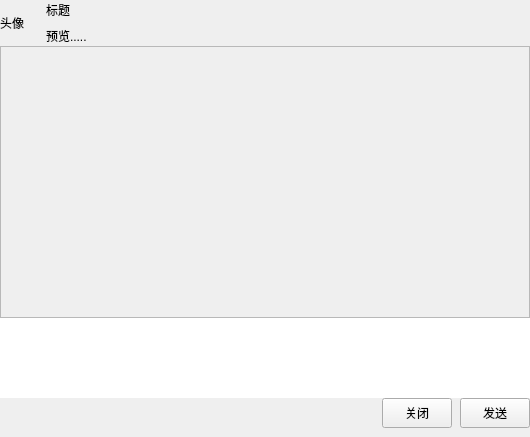
<?xml version="1.0" encoding="UTF-8"?>
<ui version="4.0">
 <class>ChatForm</class>
 <widget class="QWidget" name="ChatForm">
  <property name="geometry">
   <rect>
    <x>0</x>
    <y>0</y>
    <width>530</width>
    <height>437</height>
   </rect>
  </property>
  <property name="windowTitle">
   <string>Form</string>
  </property>
  <layout class="QVBoxLayout" name="verticalLayout_2">
   <property name="spacing">
    <number>0</number>
   </property>
   <property name="leftMargin">
    <number>0</number>
   </property>
   <property name="topMargin">
    <number>0</number>
   </property>
   <property name="rightMargin">
    <number>0</number>
   </property>
   <property name="bottomMargin">
    <number>9</number>
   </property>
   <item>
    <layout class="QHBoxLayout" name="horizontalLayout_4">
     <property name="spacing">
      <number>6</number>
     </property>
     <item alignment="Qt::AlignVCenter">
      <widget class="QLabel" name="headLabel">
       <property name="minimumSize">
        <size>
         <width>40</width>
         <height>40</height>
        </size>
       </property>
       <property name="maximumSize">
        <size>
         <width>40</width>
         <height>40</height>
        </size>
       </property>
       <property name="text">
        <string>头像</string>
       </property>
      </widget>
     </item>
     <item>
      <layout class="QVBoxLayout" name="verticalLayout">
       <item>
        <layout class="QHBoxLayout" name="horizontalLayout_2">
         <item>
          <widget class="QLabel" name="titleLabel">
           <property name="text">
            <string>标题</string>
           </property>
          </widget>
         </item>
         <item>
          <spacer name="horizontalSpacer_2">
           <property name="orientation">
            <enum>Qt::Horizontal</enum>
           </property>
           <property name="sizeHint" stdset="0">
            <size>
             <width>40</width>
             <height>20</height>
            </size>
           </property>
          </spacer>
         </item>
        </layout>
       </item>
       <item>
        <layout class="QHBoxLayout" name="horizontalLayout_3">
         <item>
          <widget class="QLabel" name="previewLabel">
           <property name="text">
            <string>预览.....</string>
           </property>
          </widget>
         </item>
         <item>
          <spacer name="horizontalSpacer_3">
           <property name="orientation">
            <enum>Qt::Horizontal</enum>
           </property>
           <property name="sizeHint" stdset="0">
            <size>
             <width>40</width>
             <height>20</height>
            </size>
           </property>
          </spacer>
         </item>
        </layout>
       </item>
      </layout>
     </item>
    </layout>
   </item>
   <item>
    <widget class="QScrollArea" name="scrollArea">
     <property name="widgetResizable">
      <bool>true</bool>
     </property>
     <widget class="QWidget" name="scrollAreaWidgetContents">
      <property name="geometry">
       <rect>
        <x>0</x>
        <y>0</y>
        <width>528</width>
        <height>260</height>
       </rect>
      </property>
     </widget>
    </widget>
   </item>
   <item>
    <widget class="QTextEdit" name="msgTextEdit">
     <property name="minimumSize">
      <size>
       <width>0</width>
       <height>40</height>
      </size>
     </property>
     <property name="maximumSize">
      <size>
       <width>16777215</width>
       <height>80</height>
      </size>
     </property>
     <property name="sizeIncrement">
      <size>
       <width>0</width>
       <height>0</height>
      </size>
     </property>
     <property name="font">
      <font>
       <family>微软雅黑</family>
       <pointsize>9</pointsize>
      </font>
     </property>
     <property name="frameShape">
      <enum>QFrame::NoFrame</enum>
     </property>
    </widget>
   </item>
   <item>
    <layout class="QHBoxLayout" name="horizontalLayout">
     <property name="spacing">
      <number>8</number>
     </property>
     <item>
      <spacer name="horizontalSpacer">
       <property name="orientation">
        <enum>Qt::Horizontal</enum>
       </property>
       <property name="sizeHint" stdset="0">
        <size>
         <width>40</width>
         <height>20</height>
        </size>
       </property>
      </spacer>
     </item>
     <item>
      <widget class="QPushButton" name="closeButton">
       <property name="minimumSize">
        <size>
         <width>70</width>
         <height>30</height>
        </size>
       </property>
       <property name="maximumSize">
        <size>
         <width>70</width>
         <height>30</height>
        </size>
       </property>
       <property name="text">
        <string>关闭</string>
       </property>
      </widget>
     </item>
     <item>
      <widget class="QPushButton" name="sendMsgButton">
       <property name="minimumSize">
        <size>
         <width>70</width>
         <height>30</height>
        </size>
       </property>
       <property name="maximumSize">
        <size>
         <width>70</width>
         <height>30</height>
        </size>
       </property>
       <property name="text">
        <string>发送</string>
       </property>
      </widget>
     </item>
    </layout>
   </item>
  </layout>
 </widget>
 <resources/>
 <connections>
  <connection>
   <sender>closeButton</sender>
   <signal>clicked()</signal>
   <receiver>ChatForm</receiver>
   <slot>close()</slot>
   <hints>
    <hint type="sourcelabel">
     <x>404</x>
     <y>414</y>
    </hint>
    <hint type="destinationlabel">
     <x>268</x>
     <y>400</y>
    </hint>
   </hints>
  </connection>
 </connections>
</ui>
